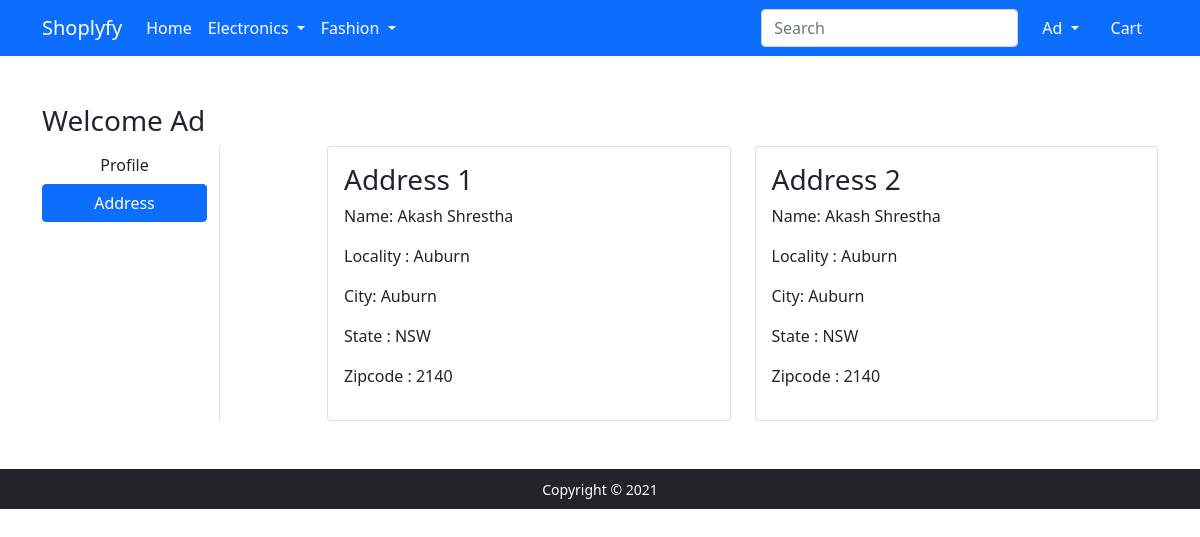
The page /address/ (signed in) on the database its author committed.
### app/models.py (models this page shows, shortened)
class Customer(models.Model):
    user = models.ForeignKey(User, on_delete=models.CASCADE)
    name = models.CharField(max_length=200)
    locality = models.CharField(max_length=200)
    city = models.CharField(max_length=50)
    zipcode = models.IntegerField()
    state = models.CharField(choices=STATE_CHOICES, max_length=50)

### app/views.py (the view)
# urls.py: path('address/', views.address, name='address'),
def address(request):
 add = Customer.objects.filter(user=request.user)
 return render(request, 'app/address.html', {'add':add, 'active':'btn-primary'})

### app/templates/app/address.html (shortened to what this page needs)
{% extends 'app/base.html' %}
{% load static %}
{% block main-content %}
<div class="container my-5">
 <div class="row">
 <h3>Welcome <span class="text-capitalize">{{request.user}}</span></h3>
  <div class="col-sm-2 border-end">
   <ul class="list-unstyled">
    <li class="d-grid"><a href="{% url 'profile' %}" class="btn ">Profile</a></li>
    <li class="d-grid"><a href="{% url 'address' %}" class="btn {{active}}">Address</a></li>
   </ul>
  </div>
  <div class="col-sm-9 offset-sm-1">
   <div class="row">
       {% for ad in add %}
    <div class="col-sm-6">
     <div class="card">
      <div class="card-body">
       <h3>Address {{forloop.counter}}</h3>
       <p>Name: {{ad.name}}</p>
       <p>Locality : {{ad.locality}}</p>
       <p>City: {{ad.city}}</p>
       <p>State : {{ad.state}}</p>
       <p>Zipcode : {{ad.zipcode}}</p>
      </div>
     </div>
    </div>
    {% endfor %}
   </div>
  </div>
 </div>
</div>
{% endblock main-content %}

### app/templates/app/base.html (shortened to what this page needs)
<!doctype html>
{% load static %}
<html lang="en">
  <head>
    <link href="https://cdn.jsdelivr.net/npm/bootstrap@5.0.0-beta1/dist/css/bootstrap.min.css" rel="stylesheet">
    <link rel="stylesheet" href="{% static 'app/css/owl.carousel.min.css' %}">
    <link rel="stylesheet" href="{% static 'app/css/all.min.css' %}">
    <link rel="stylesheet" href="{% static 'app/css/style.css' %}">
  </head>
  <body>
    <nav class="navbar navbar-expand-lg navbar-dark bg-primary">
     <div class="container">
       <a class="navbar-brand" href="/">Shoplyfy</a>
       <div class="collapse navbar-collapse" id="navbarSupportedContent">
         <ul class="navbar-nav me-auto mb-2 mb-lg-0">
           <li class="nav-item">
             <a class="nav-link active" aria-current="page" href="/">Home</a>
           </li>
           <li class="nav-item dropdown">
             <a class="nav-link dropdown-toggle text-white" href="#" id="electronicsDropdown" role="button" data-bs-toggle="dropdown" aria-expanded="false">
               Electronics
             </a>
           </li>
           <li class="nav-item dropdown">
             <a class="nav-link dropdown-toggle text-white" href="#" id="fashionDropdown" role="button" data-bs-toggle="dropdown" aria-expanded="false">
               Fashion
             </a>
           </li>
         </ul>
         <form class="d-flex">
           <input class="form-control me-2" type="search" placeholder="Search" aria-label="Search">
         </form>
         <div>
          <ul class="navbar-nav me-auto mb-2 mb-lg-0">
            {% if request.user.is_authenticated %}
           <li class="nav-item dropdown mx-2">
              <a class="nav-link dropdown-toggle text-white" href="#" id="profileDropdown" role="button" data-bs-toggle="dropdown" aria-expanded="false">
                {{request.user.username|capfirst}}
              </a>
            </li>
            <li class="nav-item mx-2">
             <a href="{% url 'showcart' %}" class="nav-link text-white"> Cart </a>
            </li>
            {% endif %}
          </ul>
         </div>
       </div>
     </div>
    </nav>
    {% block main-content %} {% endblock main-content %}
    <footer class="container-fluid bg-dark text-center p-2 mt-5">
        <small class="text-white">Copyright &copy; 2021  </small>
    </footer>
  </body>
</html>

### rows shown on the page
Customer: name "Akash Shrestha", locality "Auburn", city "Auburn", state "NSW", zipcode "2140"
Customer: name "Akash Shrestha", locality "Auburn", city "Auburn", state "NSW", zipcode "2140"

### other values the page prints
{{ request.user.username|capfirst }} "Ad"
{{ request.user }} "Ad"
